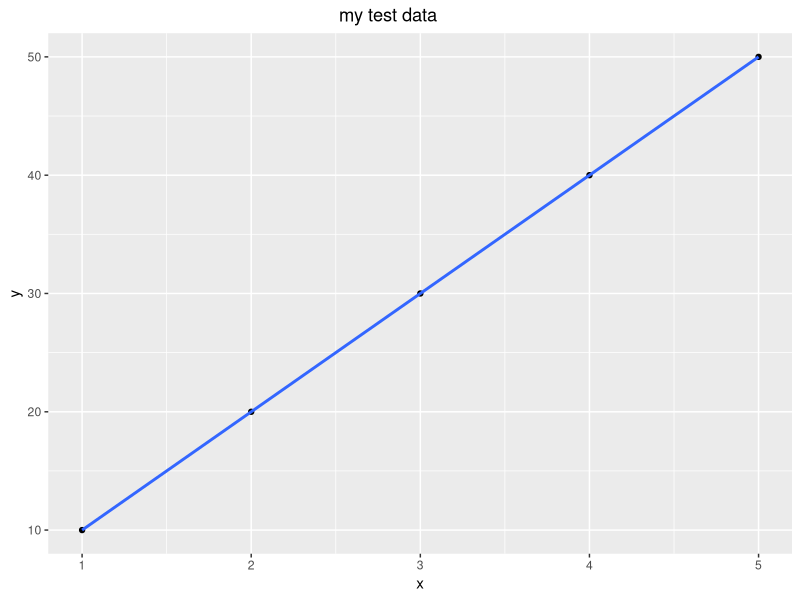

The R source for this figure:
library(tidyverse)

df <- tibble::tribble(
        ~x,~y,
        1,10,
        2,20,
        3,30,
        4,40,
        5,50
)

ggplot2::ggplot(df, aes(x,y)) + 
        geom_point() +
        geom_smooth(method="lm") + 
        labs(title="my test data") +
        theme(plot.title = element_text(hjust = 0.45))
